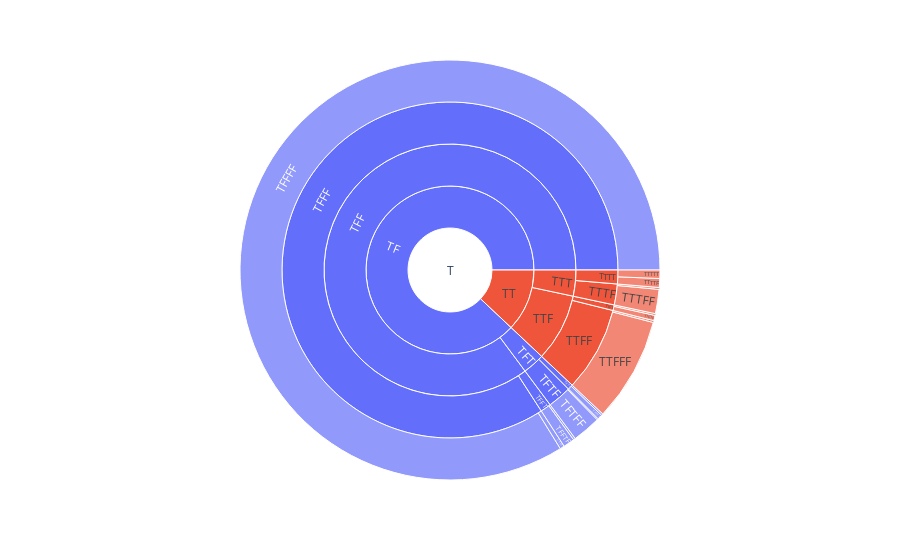

Source (notebook cell):
### Code cell
fig = px.sunburst(sun_count, path=['cohort_yr0_TF', 'cohort_yr1_TF', 'cohort_yr2_TF', 'cohort_yr3_TF', 'cohort_yr4_TF'], values='perc_cohort_donors', 
                  #color='cohort_yr1_TF'
                 )
fig.show()

### Figure 1 — Plotly figure (JSON) as saved in the notebook; plotly's stock layout.template omitted (floating-point values rounded to 4 significant figures)
{"data": [{"branchvalues": "total", "domain": {"x": [0, 1], "y": [0, 1]}, "hovertemplate": "labels=%{label}<br>perc_cohort_donors=%{value}<br>parent=%{parent}<br>id=%{id}<extra></extra>", "ids": ["T/TF/TFF/TFFF/TFFFF", "T/TF/TFF/TFFF/TFFFT", "T/TF/TFF/TFFT/TFFTF", "T/TF/TFF/TFFT/TFFTT", "T/TF/TFT/TFTF/TFTFF", "T/TF/TFT/TFTF/TFTFT", "T/TF/TFT/TFTT/TFTTF", "T/TF/TFT/TFTT/TFTTT", "T/TT/TTF/TTFF/TTFFF", "T/TT/TTF/TTFF/TTFFT", "T/TT/TTF/TTFT/TTFTF", "T/TT/TTF/TTFT/TTFTT", "T/TT/TTT/TTTF/TTTFF", "T/TT/TTT/TTTF/TTTFT", "T/TT/TTT/TTTT/TTTTF", "T/TT/TTT/TTTT/TTTTT", "T/TF/TFF/TFFF", "T/TF/TFF/TFFT", "T/TF/TFT/TFTF", "T/TF/TFT/TFTT", "T/TT/TTF/TTFF", "T/TT/TTF/TTFT", "T/TT/TTT/TTTF", "T/TT/TTT/TTTT", "T/TF/TFF", "T/TF/TFT", "T/TT/TTF", "T/TT/TTT", "T/TF", "T/TT", "T"], "labels": ["TFFFF", "TFFFT", "TFFTF", "TFFTT", "TFTFF", "TFTFT", "TFTTF", "TFTTT", "TTFFF", "TTFFT", "TTFTF", "TTFTT", "TTTFF", "TTTFT", "TTTTF", "TTTTT", "TFFF", "TFFT", "TFTF", "TFTT", "TTFF", "TTFT", "TTTF", "TTTT", "TFF", "TFT", "TTF", "TTT", "TF", "TT", "T"], "name": "", "parents": ["T/TF/TFF/TFFF", "T/TF/TFF/TFFF", "T/TF/TFF/TFFT", "T/TF/TFF/TFFT", "T/TF/TFT/TFTF", "T/TF/TFT/TFTF", "T/TF/TFT/TFTT", "T/TF/TFT/TFTT", "T/TT/TTF/TTFF", "T/TT/TTF/TTFF", "T/TT/TTF/TTFT", "T/TT/TTF/TTFT", "T/TT/TTT/TTTF", "T/TT/TTT/TTTF", "T/TT/TTT/TTTT", "T/TT/TTT/TTTT", "T/TF/TFF", "T/TF/TFF", "T/TF/TFT", "T/TF/TFT", "T/TT/TTF", "T/TT/TTF", "T/TT/TTT", "T/TT/TTT", "T/TF", "T/TF", "T/TT", "T/TT", "T", "T", ""], "type": "sunburst", "values": [0.8381, 0.003414, 0.008703, 0.001535, 0.02193, 0.001005, 0.003767, 0.001351, 0.08002, 0.001479, 0.004018, 0.00139, 0.01859, 0.001466, 0.006807, 0.006472, 0.8415, 0.01024, 0.02294, 0.005118, 0.0815, 0.005408, 0.02006, 0.01328, 0.8517, 0.02806, 0.08691, 0.03334, 0.8798, 0.1202, 1]}], "layout": {"legend": {"tracegroupgap": 0}, "margin": {"t": 60}}}
